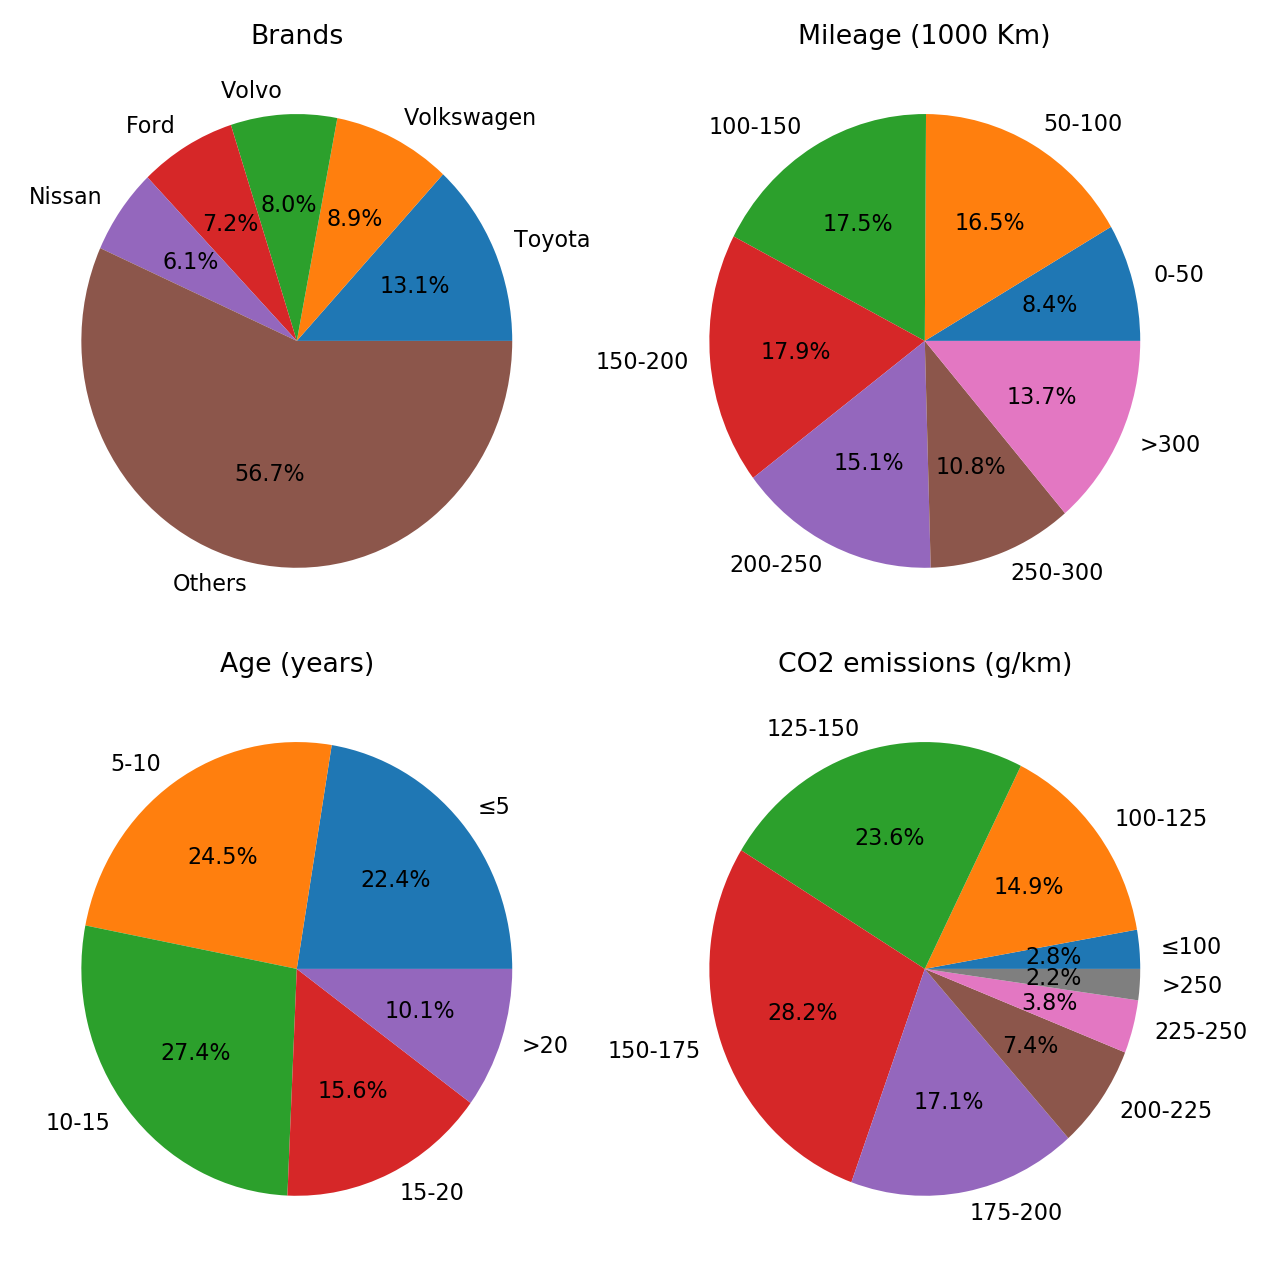

This chart was generated by the following Python code:
import pandas as pd
import matplotlib.pyplot as plt

# Reads csv file, filter only passenger cars (types M1 and M1G)).
# Interprets ensirekisterointipvm column as date format. Set figure size.

df = pd.read_csv('Tieliikenne AvoinData 4.10.csv', sep=';', encoding='latin1', low_memory=False, header=0)
df = df[df['ajoneuvoluokka'].isin(['M1', 'M1G'])]
df['ensirekisterointipvm'] = pd.to_datetime(df['ensirekisterointipvm'], format='%Y-%m-%d', errors='ignore')

plt.figure(figsize=(8, 8), dpi=160, tight_layout=True)

# Get number of vehicles by five most popular brands, and sum 'Others' amount.
# Then plots the pie chart

brands = df['merkkiSelvakielinen'].value_counts()
firstFiveBrands = brands[:5]
otherBrandsSum = brands[5:].sum()

plt.subplot(221)
plt.pie(firstFiveBrands.tolist() + [otherBrandsSum], labels=firstFiveBrands.index.tolist() + ['Others'],
        autopct='%1.1f%%')
plt.title('Brands')

# Get number of vehicles by kilometers driven, ignoring vehicles with NaN values.
# Then plots the pie chart

kilometers = df['matkamittarilukema'].dropna(axis=0)
km0to50 = kilometers[(kilometers <= 50000)].index.size
km50to100 = kilometers[(kilometers > 50000) & (kilometers <= 100000)].index.size
km100to150 = kilometers[(kilometers > 100000) & (kilometers <= 150000)].index.size
km150to200 = kilometers[(kilometers > 150000) & (kilometers <= 200000)].index.size
km200to250 = kilometers[(kilometers > 200000) & (kilometers <= 250000)].index.size
km250to300 = kilometers[(kilometers > 250000) & (kilometers <= 300000)].index.size
km300orMore = kilometers[(kilometers > 300000)].index.size

kmsLabels = '0-50', '50-100', '100-150', '150-200', '200-250', '250-300', '>300'
kms = [km0to50, km50to100, km100to150, km150to200, km200to250, km250to300, km300orMore]

plt.subplot(222)
plt.pie(kms, labels=kmsLabels, autopct='%1.1f%%')
plt.title('Mileage (1000 Km)')

# Get number of vehicles by age, relative to exercise submission date (20171113).
# Then plots the pie chart

yearsLessThan5 = df[(df['ensirekisterointipvm'] >= pd.to_datetime('20121113', format='%Y%m%d'))].index.size
years5to10 = df[(df['ensirekisterointipvm'] < pd.to_datetime('20121113', format='%Y%m%d')) & (
    df['ensirekisterointipvm'] >= pd.to_datetime('20071113', format='%Y%m%d'))].index.size
years10to15 = df[(df['ensirekisterointipvm'] < pd.to_datetime('20071113', format='%Y%m%d')) & (
    df['ensirekisterointipvm'] >= pd.to_datetime('20021113', format='%Y%m%d'))].index.size
years15to20 = df[(df['ensirekisterointipvm'] < pd.to_datetime('20021113', format='%Y%m%d')) & (
    df['ensirekisterointipvm'] >= pd.to_datetime('19971113', format='%Y%m%d'))].index.size
yearsMoreThan20 = df[(df['ensirekisterointipvm'] < pd.to_datetime('19971113', format='%Y%m%d'))].index.size

yearsLabels = '≤5', '5-10', '10-15', '15-20', '>20'
years = [yearsLessThan5, years5to10, years10to15, years15to20, yearsMoreThan20]

plt.subplot(223)
plt.pie(years, labels=yearsLabels, autopct='%1.1f%%')
plt.title('Age (years)')

# Get number of vehicles by CO2 emissions, ignoring vehicles with NaN values.
# Then plots the pie chart

co2 = df['Co2'].dropna(axis=0)
co2_to100 = co2[(co2 <= 100)].index.size
co2_100to125 = co2[(co2 > 100) & (co2 <= 125)].index.size
co2_125to150 = co2[(co2 > 125) & (co2 <= 150)].index.size
co2_150to175 = co2[(co2 > 150) & (co2 <= 175)].index.size
co2_175to200 = co2[(co2 > 175) & (co2 <= 200)].index.size
co2_200to225 = co2[(co2 > 200) & (co2 <= 225)].index.size
co2_225to250 = co2[(co2 > 225) & (co2 <= 250)].index.size
co2_moreThan250 = co2[(co2 > 250)].index.size

emissionsLabels = ['≤100', '100-125', '125-150', '150-175', '175-200', '200-225', '225-250', '>250']
emissions = [co2_to100, co2_100to125, co2_125to150, co2_150to175, co2_175to200, co2_200to225, co2_225to250,
             co2_moreThan250]

plt.subplot(224)
plt.pie(emissions, labels=emissionsLabels, autopct='%1.1f%%')
plt.title('CO2 emissions (g/km)')

# Saves the figure

plt.subplots_adjust(bottom=0.3, right=0.7, top=0.7, left=0.3, wspace=1, hspace=1)
plt.savefig('vehstats.png')
